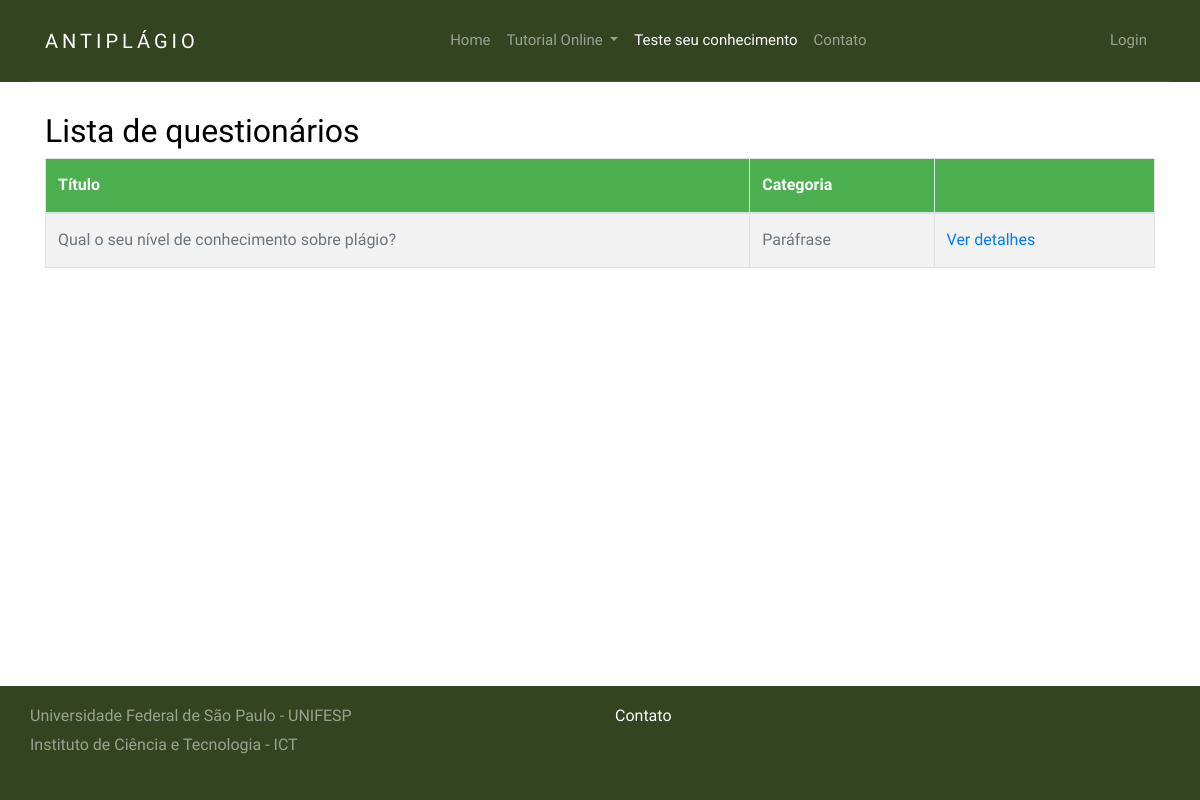
The app's page /quiz/ with its own data.
### django_quiz/quiz/models.py (models this page shows, shortened)
@python_2_unicode_compatible
class Quiz(models.Model):
    title = models.CharField(
        verbose_name=_("Título"),
        max_length=60, blank=False)
    description = models.TextField(
        verbose_name=_("Descrição"),
        blank=True, help_text=_("Descrição do questionário"))
    url = models.SlugField(
        max_length=60, blank=False,
        help_text=_("Uma URL amigável"),
        verbose_name=_("Uma URL amigável"))
    category = models.ForeignKey(
        Category, null=True, blank=True,
        verbose_name=_("Categoria"), on_delete=models.PROTECT)
    random_order = models.BooleanField(
        blank=False, default=False,
        verbose_name=_("Ordem aleatória"),
        help_text=_("Exibe as peguntas em"
                    "uma ordem aleatória ou como eles "
                    "estão setados?"))
    max_questions = models.PositiveIntegerField(
        blank=True, null=True, verbose_name=_("Questões Max"),
        help_text=_("Número de perguntas a serem respondidas em cada tentativa."))
    answers_at_end = models.BooleanField(
        blank=False, default=False,
        help_text=_("A resposta correta NÃO é mostrada após a pergunta ."
                    " Respostas exibidas no final."),
        verbose_name=_("Respostas no final"))
    exam_paper = models.BooleanField(
        blank=False, default=False,
        help_text=_("Se sim o resultado de cada"
                    " tentativa do usuário será"
                    " armazenado. Necessário marcação"),
        verbose_name=_("Resultado teste"))
    single_attempt = models.BooleanField(
        blank=False, default=False,
        help_text=_("Se sim, apenas uma tentativa por"
                    " usuário será permitida"
                    " Não usuários não poderam fazer este teste."),
        verbose_name=_("Tentativa única"))
    pass_mark = models.SmallIntegerField(
        blank=True, default=0,
        verbose_name=_("Marca de aprovação"),
        help_text=_("Porcentagem necessária para passar no teste."),
        validators=[MaxValueValidator(100)])
    success_text = models.TextField(
        blank=True, help_text=_("Exibido se o usuário for aprovado."),
        verbose_name=_("Texto de sucesso"))
    fail_text = models.TextField(
        verbose_name=_("Texto de falha"),
        blank=True, help_text=_("Exibido se o usuário falhar"))
    draft = models.BooleanField(
        blank=True, default=False,
        verbose_name=_("Draft"),
        help_text=_("Se sim o questionário não é exibido"
                    " na lista de perguntas e só pode ser"
                    " visualizada por usuários que podem editar"
                    " os testes."))
    class Meta:
        verbose_name = _("Quiz")
        verbose_name_plural = _("Quizzes")

@python_2_unicode_compatible
class Category(models.Model):
    category = models.CharField(
        verbose_name=_("Categoria"),
        max_length=250, blank=True,
        unique=True, null=True)
    objects = CategoryManager()
    class Meta:
        verbose_name = _("Categoria")
        verbose_name_plural = _("Categorias")
    def __str__(self):
        return self.category

### django_quiz/quiz/views.py (the view)
class QuizListView(ListView):
    model = Quiz
    def get_queryset(self):
        queryset = super(QuizListView, self).get_queryset()
        return queryset.filter(draft=False)

### django_quiz/build/lib/quiz/templates/quiz/quiz_list.html (shortened to what this page needs)
{% extends 'base.html' %}
{% load i18n %}
{% block content %}
<section class="site-section">
    <div class="container">
<h2>{% trans "Lista de questionários" %}</h2>
    {% if quiz_list %}
		<table class="table table-bordered table-striped">
		  <thead>
			<tr>
			  <th>{% trans "Título" %}</th>
			  <th>{% trans "Categoria" %}</th>
			  <th></th>
			</tr>
		  </thead>
		  <tbody>
        {% for quiz in quiz_list %}
  			<tr>
			  <td>{{ quiz.title }}</td>
			  <td>{{ quiz.category }}</td>
			  <td>
				<a href="{% url 'quiz_start_page' slug=quiz.url %}">
				  {% trans "Ver detalhes" %}
				</a>
			</tr>
        {% endfor %}
		  </tbody>
		</table>
	{% else %}
        <p>{% trans "Não há testes disponíveis" %}.</p>
	{% endif %}
	</div>
</section>
{% endblock %}

### static/css/style.css (style rules this page uses)
body { background: #fff; font-family: "Source Sans Pro", arial, sans-serif; font-weight: 400; font-size: 16px; line-height: 1.8; color: #6c757d; position: relative; padding-bottom: 152px; min-height: 100vh; }
a { -webkit-transition: .3s all ease; -o-transition: .3s all ease; transition: .3s all ease; text-decoration: none; }
h1, h2, h3, h4, h5 { color: #000; font-family: "Source Sans Pro", arial, sans-serif; }
.site-section { padding: 7em 0; }
table { border-collapse: collapse; width: 100%; border: 1px solid #ddd; }
th, td { text-align: left; padding: 8px; }
th { background-color: #4CAF50; color: white; }

### records on screen
Quiz: title "Qual o seu nível de conhecimento sobre plágio?", category "Paráfrase"
